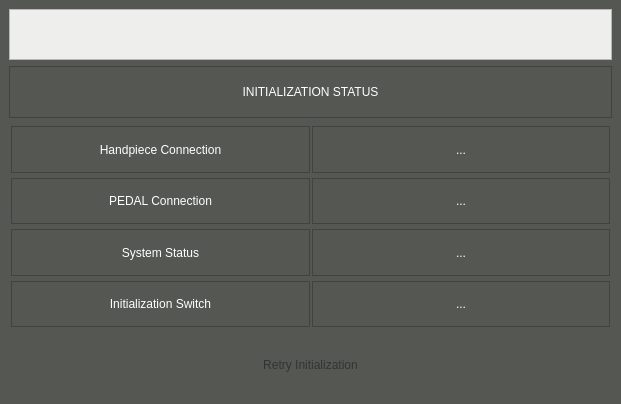
<?xml version="1.0" encoding="UTF-8"?>
<ui version="4.0">
 <class>InitializationWindow</class>
 <widget class="QMainWindow" name="InitializationWindow">
  <property name="geometry">
   <rect>
    <x>0</x>
    <y>0</y>
    <width>621</width>
    <height>404</height>
   </rect>
  </property>
  <property name="sizePolicy">
   <sizepolicy hsizetype="Maximum" vsizetype="Minimum">
    <horstretch>0</horstretch>
    <verstretch>0</verstretch>
   </sizepolicy>
  </property>
  <property name="windowTitle">
   <string>MainWindow</string>
  </property>
  <property name="styleSheet">
   <string notr="true">background-color: rgb(85, 87, 83);</string>
  </property>
  <widget class="QWidget" name="centralwidget">
   <layout class="QGridLayout" name="gridLayout_2" rowstretch="1,1,4,1,0">
    <item row="0" column="0">
     <widget class="QLabel" name="lblLogo">
      <property name="sizePolicy">
       <sizepolicy hsizetype="Expanding" vsizetype="Expanding">
        <horstretch>0</horstretch>
        <verstretch>0</verstretch>
       </sizepolicy>
      </property>
      <property name="styleSheet">
       <string notr="true">background-color: rgb(238, 238, 236);
</string>
      </property>
      <property name="frameShape">
       <enum>QFrame::StyledPanel</enum>
      </property>
      <property name="text">
       <string/>
      </property>
      <property name="pixmap">
       <pixmap resource="resources.qrc">:/Logo2.png</pixmap>
      </property>
      <property name="alignment">
       <set>Qt::AlignCenter</set>
      </property>
     </widget>
    </item>
    <item row="1" column="0">
     <widget class="QLabel" name="ls_init_status">
      <property name="styleSheet">
       <string notr="true">color : rgb(255,255,255);
selection-background-color:rgb(238,236,237);
selection-color:rgb(238,236,237);
alternate-background-color:rgb(0,0,0);
font:bold 75 16pt &quot;Noto Sans&quot;;</string>
      </property>
      <property name="frameShape">
       <enum>QFrame::StyledPanel</enum>
      </property>
      <property name="text">
       <string>INITIALIZATION STATUS</string>
      </property>
      <property name="alignment">
       <set>Qt::AlignCenter</set>
      </property>
     </widget>
    </item>
    <item row="2" column="0">
     <layout class="QGridLayout" name="gridLayout">
      <property name="leftMargin">
       <number>2</number>
      </property>
      <property name="topMargin">
       <number>2</number>
      </property>
      <property name="rightMargin">
       <number>2</number>
      </property>
      <property name="bottomMargin">
       <number>2</number>
      </property>
      <property name="horizontalSpacing">
       <number>2</number>
      </property>
      <property name="verticalSpacing">
       <number>5</number>
      </property>
      <item row="3" column="0">
       <widget class="QLabel" name="ls_init_switch">
        <property name="styleSheet">
         <string notr="true">color : rgb(255,255,255);
selection-background-color:rgb(238,236,237);
selection-color:rgb(238,236,237);
alternate-background-color:rgb(0,0,0);
font:bold 75 16pt &quot;Noto Sans&quot;;</string>
        </property>
        <property name="frameShape">
         <enum>QFrame::StyledPanel</enum>
        </property>
        <property name="text">
         <string>Initialization Switch</string>
        </property>
        <property name="alignment">
         <set>Qt::AlignCenter</set>
        </property>
       </widget>
      </item>
      <item row="3" column="1">
       <widget class="QLabel" name="lbl_init_switch">
        <property name="styleSheet">
         <string notr="true">color : rgb(255,255,255);
selection-background-color:rgb(238,236,237);
selection-color:rgb(238,236,237);
alternate-background-color:rgb(0,0,0);
font:bold 75 16pt &quot;Noto Sans&quot;;</string>
        </property>
        <property name="frameShape">
         <enum>QFrame::StyledPanel</enum>
        </property>
        <property name="text">
         <string>...</string>
        </property>
        <property name="alignment">
         <set>Qt::AlignCenter</set>
        </property>
       </widget>
      </item>
      <item row="2" column="1">
       <widget class="QLabel" name="lbl_system_status">
        <property name="styleSheet">
         <string notr="true">color : rgb(255,255,255);
selection-background-color:rgb(238,236,237);
selection-color:rgb(238,236,237);
alternate-background-color:rgb(0,0,0);
font:bold 75 16pt &quot;Noto Sans&quot;;</string>
        </property>
        <property name="frameShape">
         <enum>QFrame::StyledPanel</enum>
        </property>
        <property name="text">
         <string>...</string>
        </property>
        <property name="alignment">
         <set>Qt::AlignCenter</set>
        </property>
       </widget>
      </item>
      <item row="0" column="0">
       <widget class="QLabel" name="ls_handpiece">
        <property name="styleSheet">
         <string notr="true">color : rgb(255,255,255);
selection-background-color:rgb(238,236,237);
selection-color:rgb(238,236,237);
alternate-background-color:rgb(0,0,0);
font:bold 75 16pt &quot;Noto Sans&quot;;</string>
        </property>
        <property name="frameShape">
         <enum>QFrame::StyledPanel</enum>
        </property>
        <property name="text">
         <string>Handpiece Connection</string>
        </property>
        <property name="alignment">
         <set>Qt::AlignCenter</set>
        </property>
       </widget>
      </item>
      <item row="2" column="0">
       <widget class="QLabel" name="ls_system_status">
        <property name="styleSheet">
         <string notr="true">color : rgb(255,255,255);
selection-background-color:rgb(238,236,237);
selection-color:rgb(238,236,237);
alternate-background-color:rgb(0,0,0);
font:bold 75 16pt &quot;Noto Sans&quot;;</string>
        </property>
        <property name="frameShape">
         <enum>QFrame::StyledPanel</enum>
        </property>
        <property name="text">
         <string>System Status</string>
        </property>
        <property name="alignment">
         <set>Qt::AlignCenter</set>
        </property>
       </widget>
      </item>
      <item row="0" column="1">
       <widget class="QLabel" name="lbl_handpiece">
        <property name="styleSheet">
         <string notr="true">color : rgb(255,255,255);
selection-background-color:rgb(238,236,237);
selection-color:rgb(238,236,237);
alternate-background-color:rgb(0,0,0);
font:bold 75 16pt &quot;Noto Sans&quot;;</string>
        </property>
        <property name="frameShape">
         <enum>QFrame::StyledPanel</enum>
        </property>
        <property name="text">
         <string>...</string>
        </property>
        <property name="alignment">
         <set>Qt::AlignCenter</set>
        </property>
       </widget>
      </item>
      <item row="1" column="1">
       <widget class="QLabel" name="lbl_pedal_con">
        <property name="styleSheet">
         <string notr="true">color : rgb(255,255,255);
selection-background-color:rgb(238,236,237);
selection-color:rgb(238,236,237);
alternate-background-color:rgb(0,0,0);
font:bold 75 16pt &quot;Noto Sans&quot;;</string>
        </property>
        <property name="frameShape">
         <enum>QFrame::StyledPanel</enum>
        </property>
        <property name="text">
         <string>...</string>
        </property>
        <property name="alignment">
         <set>Qt::AlignCenter</set>
        </property>
       </widget>
      </item>
      <item row="1" column="0">
       <widget class="QLabel" name="ls_pedal_con">
        <property name="styleSheet">
         <string notr="true">color : rgb(255,255,255);
selection-background-color:rgb(238,236,237);
selection-color:rgb(238,236,237);
alternate-background-color:rgb(0,0,0);
font:bold 75 16pt &quot;Noto Sans&quot;;</string>
        </property>
        <property name="frameShape">
         <enum>QFrame::StyledPanel</enum>
        </property>
        <property name="text">
         <string>PEDAL Connection</string>
        </property>
        <property name="alignment">
         <set>Qt::AlignCenter</set>
        </property>
       </widget>
      </item>
     </layout>
    </item>
    <item row="3" column="0" alignment="Qt::AlignHCenter|Qt::AlignVCenter">
     <widget class="QPushButton" name="btn_reinit">
      <property name="sizePolicy">
       <sizepolicy hsizetype="Maximum" vsizetype="Minimum">
        <horstretch>0</horstretch>
        <verstretch>0</verstretch>
       </sizepolicy>
      </property>
      <property name="minimumSize">
       <size>
        <width>0</width>
        <height>60</height>
       </size>
      </property>
      <property name="styleSheet">
       <string notr="true">QPushButton {
font:bold 75 16pt &quot;Noto Sans&quot;;
color: #333;
border-radius: 20px;
border-style: outset;
background: qradialgradient(
cx: 0.3, cy: -0.4, fx: 0.3, fy: -0.4,
radius: 1.35, stop: 0 #fff, stop: 1 #888
);
padding: 5px;
}

QPushButton:hover {
background: qradialgradient(
cx: 0.3, cy: -0.4, fx: 0.3, fy: -0.4,
radius: 1.35, stop: 0 #fff, stop: 1 #bbb
);
}

QPushButton:pressed {
border-style: inset;
background: qradialgradient(
cx: 0.4, cy: -0.1, fx: 0.4, fy: -0.1,
radius: 1.35, stop: 0 #fff, stop: 1 #ddd
);
}</string>
      </property>
      <property name="text">
       <string>Retry Initialization</string>
      </property>
     </widget>
    </item>
   </layout>
  </widget>
 </widget>
 <resources>
  <include location="resources.qrc"/>
 </resources>
 <connections/>
</ui>
